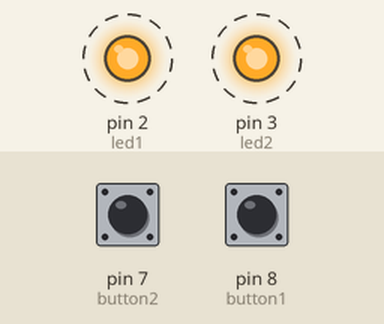
Recording of a sketch running on a simulated Arduino Uno, built with avr-gcc and run on an emulated ATmega328P. Shown: output pins drawn as LEDs (lit = HIGH). Dashed ring = blinking. The test bench sets the inputs (shaded band); at power-on: pin 7 (button2) HIGH, pin 8 (button1) HIGH.

Above: at 0.5 s.
Timing chart, 0 to 4.6 s (numbered marks = the images above):
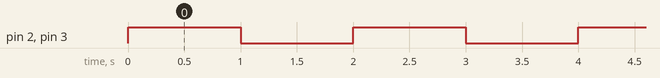

Measured:
- by itself, pin 2 (led1), pin 3 (led2): alternates HIGH for 1.0 s and LOW for 1.0 s

The sketch:

07-TwoButton-StartStopLEDs.ino
```cpp
/*  This program turns two LEDs ON when the start button is pressed,
s and turns them OFF when the stop button is pressed.
*/

int button1=8;
int button2=7;
int led1=2;
int led2=3;

void setup() {
  // put your setup code here, to run once:
  pinMode(button1,INPUT_PULLUP);
  pinMode(button2,INPUT_PULLUP);
  pinMode(led1,OUTPUT);
  pinMode(led2,OUTPUT);
}

void loop() {
  int start = digitalRead(button1);
  int stop = digitalRead(button2);
  Serial.println(button1);

  digitalWrite(led1,LOW);
  digitalWrite(led2,LOW);

  if(start){
    digitalWrite(led1,HIGH);
    digitalWrite(led2,HIGH);
    delay(1000);
    if(!stop){
      delay(1000);
    }
    else{
      digitalWrite(led1,LOW);
      digitalWrite(led2,LOW);
      delay(1000);
    }
  }

}
```
